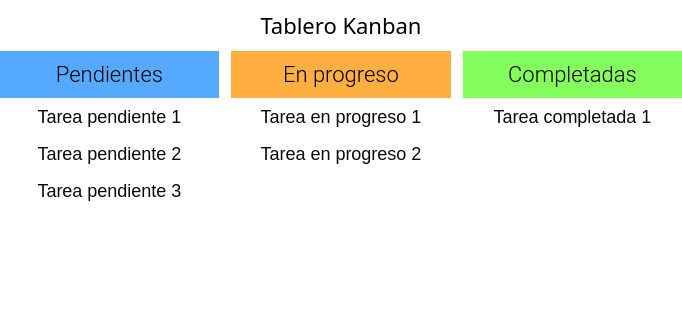
<?xml version="1.0" encoding="UTF-8"?>
<ui version="4.0">
 <class>MainWindow</class>
 <widget class="QMainWindow" name="MainWindow">
  <property name="geometry">
   <rect>
    <x>0</x>
    <y>0</y>
    <width>682</width>
    <height>327</height>
   </rect>
  </property>
  <property name="windowTitle">
   <string>Gestor de tareas Kanban</string>
  </property>
  <property name="styleSheet">
   <string notr="true">QMainWindow {
background-color: white;
}

QListWidget{
border: 0;
outline: 0;  /* Desactiva un outline dotted que hay por defecto*/
color: #090909;
font-size: 18px;
font-weight: 300;
background-color: white;
padding: 0px;
}

QLabel {
padding: 10px;
font-size: 22px;
font-weight: 300;
}

QListWidget::item { 
padding: 0px;
padding-top: 8px;
padding-bottom: 8px;
background-color: white;
}

QListWidget::item:hover {
padding: 0px;
background-color: rgb(255, 235, 12);
padding-top: 8px;
padding-bottom: 8px;
color: black;
}

QListWidget::item:selected {
padding: 0px;
padding-top: 8px;
padding-bottom: 8px;
color: black;
}

/* Items impares con fondo gris
QListWidget {
padding: 0px;
background-color: #DDDDDD;
padding-top: 8px;
padding-bottom: 8px;
color: black;
}*/</string>
  </property>
  <widget class="QWidget" name="centralwidget">
   <property name="styleSheet">
    <string notr="true"/>
   </property>
   <layout class="QGridLayout" name="gridLayout">
    <property name="leftMargin">
     <number>0</number>
    </property>
    <property name="topMargin">
     <number>0</number>
    </property>
    <property name="rightMargin">
     <number>0</number>
    </property>
    <property name="bottomMargin">
     <number>0</number>
    </property>
    <property name="horizontalSpacing">
     <number>12</number>
    </property>
    <property name="verticalSpacing">
     <number>0</number>
    </property>
    <item row="0" column="0" colspan="3">
     <widget class="QLabel" name="label_Titulo">
      <property name="font">
       <font>
        <family>Segoe UI Variable Display Semib</family>
        <pointsize>-1</pointsize>
        <bold>false</bold>
       </font>
      </property>
      <property name="styleSheet">
       <string notr="true"/>
      </property>
      <property name="text">
       <string>Tablero Kanban</string>
      </property>
      <property name="alignment">
       <set>Qt::AlignCenter</set>
      </property>
     </widget>
    </item>
    <item row="2" column="1">
     <widget class="QListWidget" name="lista_EnProgreso">
      <property name="styleSheet">
       <string notr="true"/>
      </property>
      <property name="wordWrap">
       <bool>true</bool>
      </property>
      <item>
       <property name="text">
        <string>Tarea en progreso 1</string>
       </property>
       <property name="textAlignment">
        <set>AlignCenter</set>
       </property>
      </item>
      <item>
       <property name="text">
        <string>Tarea en progreso 2</string>
       </property>
       <property name="textAlignment">
        <set>AlignCenter</set>
       </property>
      </item>
     </widget>
    </item>
    <item row="2" column="0">
     <widget class="QListWidget" name="lista_Pendientes">
      <property name="font">
       <font>
        <pointsize>-1</pointsize>
        <bold>false</bold>
       </font>
      </property>
      <property name="styleSheet">
       <string notr="true"/>
      </property>
      <property name="wordWrap">
       <bool>true</bool>
      </property>
      <item>
       <property name="text">
        <string>Tarea pendiente 1</string>
       </property>
       <property name="textAlignment">
        <set>AlignCenter</set>
       </property>
      </item>
      <item>
       <property name="text">
        <string>Tarea pendiente 2</string>
       </property>
       <property name="textAlignment">
        <set>AlignCenter</set>
       </property>
      </item>
      <item>
       <property name="text">
        <string>Tarea pendiente 3</string>
       </property>
       <property name="textAlignment">
        <set>AlignCenter</set>
       </property>
      </item>
     </widget>
    </item>
    <item row="1" column="1">
     <widget class="QLabel" name="label_EnProgreso">
      <property name="font">
       <font>
        <family>Roboto Light</family>
        <pointsize>-1</pointsize>
        <italic>false</italic>
        <bold>false</bold>
       </font>
      </property>
      <property name="styleSheet">
       <string notr="true">background-color: #FFAF3F;</string>
      </property>
      <property name="text">
       <string>En progreso</string>
      </property>
      <property name="alignment">
       <set>Qt::AlignCenter</set>
      </property>
     </widget>
    </item>
    <item row="2" column="2">
     <widget class="QListWidget" name="lista_Completadas">
      <property name="styleSheet">
       <string notr="true"/>
      </property>
      <property name="wordWrap">
       <bool>true</bool>
      </property>
      <item>
       <property name="text">
        <string>Tarea completada 1</string>
       </property>
       <property name="textAlignment">
        <set>AlignCenter</set>
       </property>
      </item>
     </widget>
    </item>
    <item row="1" column="0">
     <widget class="QLabel" name="label_Pendientes">
      <property name="font">
       <font>
        <family>Roboto Light</family>
        <pointsize>-1</pointsize>
        <italic>false</italic>
        <bold>false</bold>
       </font>
      </property>
      <property name="styleSheet">
       <string notr="true">background-color: rgb(85, 170, 255)</string>
      </property>
      <property name="text">
       <string>Pendientes</string>
      </property>
      <property name="alignment">
       <set>Qt::AlignCenter</set>
      </property>
     </widget>
    </item>
    <item row="1" column="2">
     <widget class="QLabel" name="label_Completadas">
      <property name="font">
       <font>
        <family>Roboto Light</family>
        <pointsize>-1</pointsize>
        <italic>false</italic>
        <bold>false</bold>
       </font>
      </property>
      <property name="styleSheet">
       <string notr="true">background-color: rgb(132, 255, 94);</string>
      </property>
      <property name="text">
       <string>Completadas</string>
      </property>
      <property name="alignment">
       <set>Qt::AlignCenter</set>
      </property>
     </widget>
    </item>
   </layout>
  </widget>
 </widget>
 <resources/>
 <connections/>
</ui>
